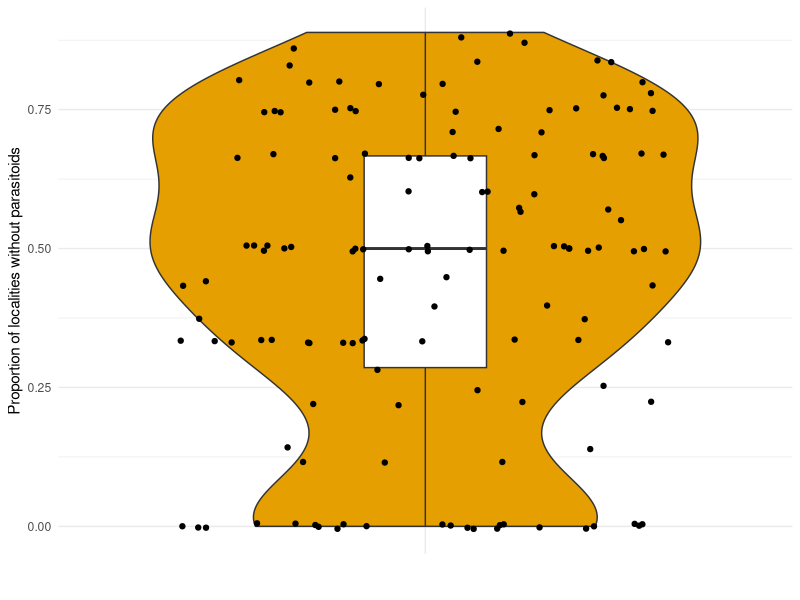
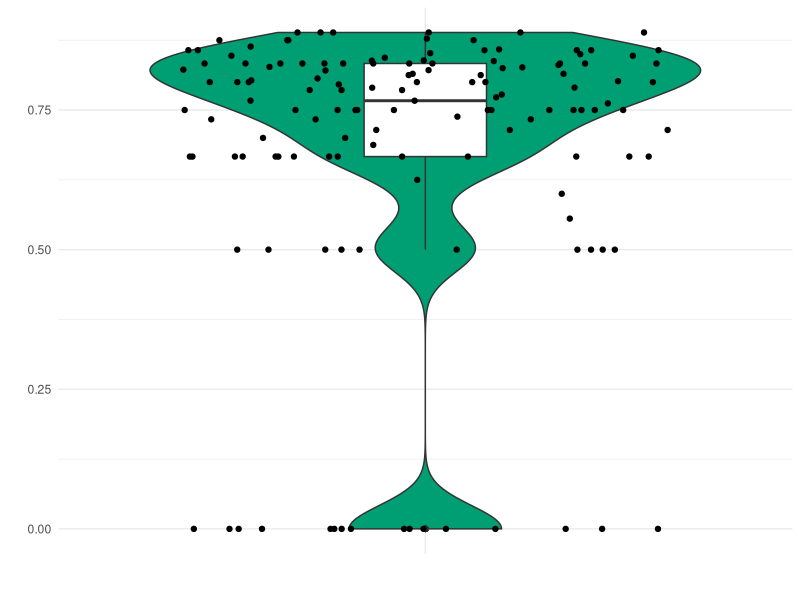
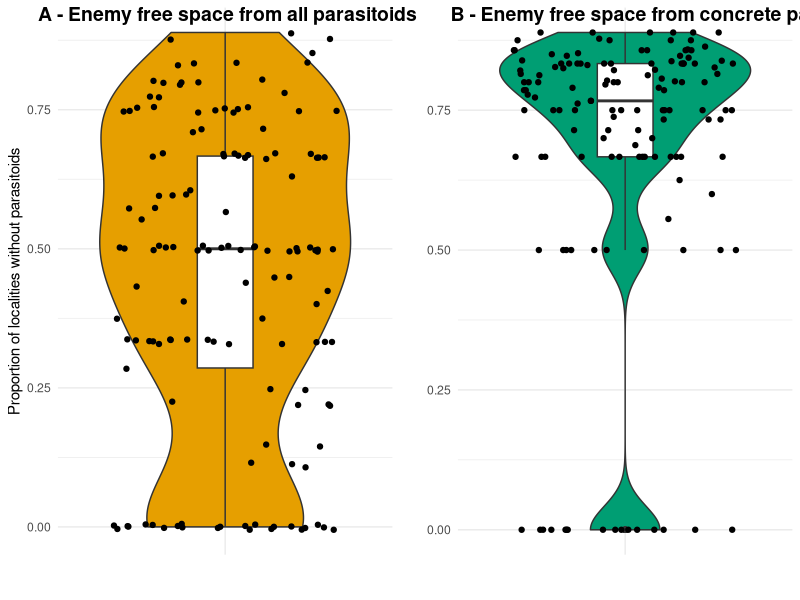

Here is the R script that generated these plots, in order: (Note: this script raises an error after producing the figures.)
## ---- chunk 1
# Load necessary libraries
library(tidyverse)
library(dplyr)
library(writexl)
library(ggplot2)
library(ggpubr)

#----------------------------------------------------------#
# 1. Load data -----
#----------------------------------------------------------#

data_master <-
  readr::read_delim(
    here::here(
      "DATA/MASTER.csv"
    )
  ) %>%
  tibble::as_tibble()

data_work <- data_master %>% 
    dplyr:: filter(locality != "Ohu2")

#----------------------------------------------------------#
# 2. Data wrangling -----
#----------------------------------------------------------#

data_work <-
  data_master %>%
  dplyr::select(
    locality,
    plant,
    CAT_sp,
    PAR_sp
  )

#----------------------------------------------------------#
# 2. Table with ENEMY FREE SPACE from original data for each caterpillar species -----
#----------------------------------------------------------#
interaction_summary <- data_work %>%
  dplyr::group_by(CAT_sp, PAR_sp) %>%
  # Total localities where the caterpillar is found
  dplyr::summarize(
    total_localities = dplyr::n_distinct(locality),
    # Localities where the caterpillar is parasitized (PAR_sp is not NA or empty)
    cat_parasitised = dplyr::n_distinct(locality[!is.na(PAR_sp) & PAR_sp != ""]),
    # Localities where the caterpillar is detected but not parasitized
    detected_no_par_localities = dplyr::n_distinct(locality) - dplyr::n_distinct(locality[!is.na(PAR_sp) & PAR_sp != ""]),
    # Localities where the caterpillar is not parasitized (PAR_sp is NA or empty)
    cat_available_without_par = dplyr::n_distinct(locality[is.na(PAR_sp) | PAR_sp == ""]),
    # poměr počet lokalit bez parazitoidů/celkovým počtem lokalit
    EFS_ratio = detected_no_par_localities/total_localities
  ) 

interaction_summary_C <- data_work %>%
  dplyr::group_by(CAT_sp) %>%
  # Total localities where the caterpillar is found
  dplyr::summarize(
    total_localities = dplyr::n_distinct(locality),
    # Localities where the caterpillar is parasitized (PAR_sp is not NA or empty)
    cat_parasitised = dplyr::n_distinct(locality[!is.na(PAR_sp) & PAR_sp != ""]),
    # Localities where the caterpillar is detected but not parasitized
    detected_no_par_localities = dplyr::n_distinct(locality) - dplyr::n_distinct(locality[!is.na(PAR_sp) & PAR_sp != ""]),
    # Localities where the caterpillar is not parasitized (PAR_sp is NA or empty)
    cat_available_without_par = dplyr::n_distinct(locality[is.na(PAR_sp) | PAR_sp == ""]),
    # poměr počet lokalit bez parazitoidů/celkovým počtem lokalit
    EFS_ratio = detected_no_par_localities/total_localities
  ) 



# Caterpillar species without parasitoids in metaweb
tab_EFS_orig <- interaction_summary %>%
  dplyr:: filter(cat_parasitised>0) %>% 
  select(CAT_sp, PAR_sp, total_localities)
 # write_xlsx(tab_EFS_orig, "tab_EFS_orig.xlsx")

# Prepare tables only with caterpillars, which have parasitoid
interaction_summary_A <- data_work %>%
  dplyr::group_by(CAT_sp,PAR_sp) %>%
  # Total localities where the caterpillar is found
  dplyr::summarize(
    total_localities = dplyr::n_distinct(locality),
    # Localities where the caterpillar is parasitized (PAR_sp is not NA or empty)
    cat_parasitised = dplyr::n_distinct(locality[!is.na(PAR_sp) & PAR_sp != ""]),
    # Localities where the caterpillar is detected but not parasitized
    detected_no_par_localities = dplyr::n_distinct(locality) - dplyr::n_distinct(locality[!is.na(PAR_sp) & PAR_sp != ""]),
    # Localities where the caterpillar is not parasitized (PAR_sp is NA or empty)
    cat_available_without_par = dplyr::n_distinct(locality[is.na(PAR_sp) | PAR_sp == ""]),
    # poměr počet lokalit bez parazitoidů/celkovým počtem lokalit
    EFS_ratio = detected_no_par_localities/total_localities
  ) 



# Function to create a table of caterpillar species with and without parasitoids
create_caterpillar_parasitoid_table <- function(data) {
  # Create a summary table
  table <- interaction_summary_A %>%
    group_by(CAT_sp) %>%
    summarize(has_parasitoid = ifelse(any(!is.na(PAR_sp) & PAR_sp != ""), "Yes", "No")) %>%
    arrange(desc(has_parasitoid)) # Sort by whether or not they have a parasitoid
  return(table)
}
caterpillar_parasitoid_table <- create_caterpillar_parasitoid_table(interaction_summary_B)
caterpillar_parasitoid_table <- caterpillar_parasitoid_table  %>% 
  filter(has_parasitoid == "Yes")


data_work_B <- data_work %>% 
  filter(CAT_sp %in% caterpillar_parasitoid_table$CAT_sp[caterpillar_parasitoid_table$has_parasitoid == "Yes"])


########################################################
########################################################
#########################################



interaction_summary_B <- data_work_B %>%
  dplyr::group_by(CAT_sp,PAR_sp) %>%
  # Total localities where the caterpillar is found
  dplyr::summarize(
    total_localities = dplyr::n_distinct(locality),
    # Localities where the caterpillar is parasitized (PAR_sp is not NA or empty)
    cat_parasitised = dplyr::n_distinct(locality[!is.na(PAR_sp) & PAR_sp != ""]),
    # Localities where the caterpillar is detected but not parasitized
    detected_no_par_localities = dplyr::n_distinct(locality) - dplyr::n_distinct(locality[!is.na(PAR_sp) & PAR_sp != ""]),
    # Localities where the caterpillar is not parasitized (PAR_sp is NA or empty)
    cat_available_without_par = dplyr::n_distinct(locality[is.na(PAR_sp) | PAR_sp == ""]),
    # poměr počet lokalit bez parazitoidů/celkovým počtem lokalit
    EFS_ratio = detected_no_par_localities/total_localities
  ) 



Original_data_cat <- data_work_B %>%
  dplyr::group_by(CAT_sp) %>%
  # Total localities where the caterpillar is found
 dplyr::summarize(
     total_localities = dplyr::n_distinct(locality),
     # Localities where the caterpillar is parasitized (PAR_sp is not NA or empty)
     cat_parasitised = dplyr::n_distinct(locality[!is.na(PAR_sp) & PAR_sp != ""]),
     # Localities where the caterpillar is detected but not parasitized
     detected_no_par_localities = dplyr::n_distinct(locality) - dplyr::n_distinct(locality[!is.na(PAR_sp) & PAR_sp != ""]),
     # Localities where the caterpillar is not parasitized (PAR_sp is NA or empty)
     cat_available_without_par = dplyr::n_distinct(locality[is.na(PAR_sp) | PAR_sp == ""]),
     # poměr počet lokalit bez parazitoidů/celkovým počtem lokalit
     EFS_ratio = detected_no_par_localities/total_localities
   ) 

# table with information about EFS for each caterpillar species
tab_CAT <- Original_data_cat %>% 
  select(CAT_sp, total_localities,detected_no_par_localities, EFS_ratio)

# table with information about EFS for each caterpillar AND parasitoid species
tab_PAR <- interaction_summary_B %>% 
  select(CAT_sp, PAR_sp, total_localities) %>% 
  dplyr::rename(loc_par = total_localities)

# table with information about EFS for each caterpillar AND parasitoid species, caterpillars without parasitoids are removed from this table
tab_merged <-tab_CAT %>% 
  dplyr::left_join(
    tab_PAR,
    by = "CAT_sp"
  ) %>% 
  dplyr:: mutate(EFS_par = (total_localities - loc_par) / total_localities) %>% 
  dplyr:: filter(!is.na(PAR_sp))

  
# table with means from tab_merged

tab_mean_EFS <- tab_merged %>%
  dplyr::group_by(CAT_sp) %>% 
  dplyr:: summarise(
    EFS_cat_mean = mean(EFS_ratio, na.rm = TRUE),
    EFS_par_mean = mean(EFS_par, na.rm = TRUE))

summary_long_EFS <-
  tab_mean_EFS %>%
  tidyr::pivot_longer(
    cols = c(EFS_cat_mean, EFS_par_mean),
    names_to = "group",
    values_to = "mean_localities"
  )

A_EFS <- summary_long_EFS %>% 
  dplyr:: filter(group== "EFS_cat_mean")
B_EFS <- summary_long_EFS %>% 
  dplyr:: filter(group== "EFS_par_mean")


EFS_A <-
  ggplot(A_EFS, aes(x = group, y = mean_localities, fill = group)) +
  geom_violin() +
  geom_boxplot(width = 0.2, fill = "white") +
  geom_jitter() +
  scale_fill_manual(values = c( "#E69F00")) +
  scale_x_discrete(labels = c("")) + # Colorblind-friendly colors
  labs(
    x = "",
    y = "Proportion of localities without parasitoids",
    title = ""
  +
  coord_cartesian(ylim = c(0, 1)) ) +
  theme_minimal() +
  theme(legend.position = "none",axis.text.x = element_text(color = "black")) ;EFS_A

EFS_B <-
  ggplot(B_EFS, aes(x = group, y = mean_localities, fill = group)) +
  geom_violin() +
  geom_boxplot(width = 0.2, fill = "white") +
  geom_jitter() +
  scale_fill_manual(values = c( "#009E73")) +
  scale_x_discrete(labels = c("")) +
  labs(
    x = "",
    y = "",
    title = ""
  +
  coord_cartesian(ylim = c(0, 1)) ) +
  theme_minimal() +
  theme(legend.position = "none",axis.text.x = element_text(color = "black")) ;EFS_B

EFS_combined_plot <- ggarrange(
  ggarrange(
    EFS_A, EFS_B, 
    ncol = 2, 
    labels = c("A - Enemy free space from all parasitoids", 
               "B - Enemy free space from concrete parasitoid species"),
    hjust = -0.1  # Záporná hodnota zarovná text více vlevo
  )
)

EFS_combined_plot
ggplot2::ggsave(
  plot = EFS_combined_plot,
  filename = here::here("output", "EFS_means.png"),
  bg = "white"
)

 


EFS_mean <- Original_data_cat %>%
dplyr::summarise(
    prumer = mean(EFS_ratio, na.rm = TRUE)); EFS_mean

EFS_mean_par <- tab_mean_EFS %>%
dplyr::summarise(
    prumer = mean(EFS_par_mean, na.rm = TRUE)); EFS_mean_par


EFS_median <- Original_data_cat %>%
dplyr::summarise(
    median = median(EFS_ratio, na.rm = TRUE));EFS_median
## ---- chunk 2
# Summary of data
data_locality_summary <-
  data_work_B %>%
  dplyr::group_by(locality) %>%
  dplyr::summarise(
    num_caterpillar_species = dplyr::n_distinct(CAT_sp, na.rm = TRUE),
    num_parasitoid_species = dplyr::n_distinct(PAR_sp, na.rm = TRUE)
  ) %>%
  dplyr::mutate(
    abundance_caterpillars = purrr::map_dbl(
      .x = locality,
      .f = ~ data_work_B %>%
        dplyr::filter(locality == .x) %>%
        tidyr::drop_na(CAT_sp) %>%
        dplyr::select(CAT_sp) %>%
        nrow()
    ),
    abundance_parasitoids = purrr::map_dbl(
      .x = locality,
      .f = ~ data_work_B %>%
        dplyr::filter(locality == .x) %>%
        tidyr::drop_na(PAR_sp) %>%
        dplyr::select(PAR_sp) %>%
        nrow()
    )
  )

# Merge the data

merged_data <-
  data_work_B %>%
  dplyr::left_join(
    data_locality_summary,
    by = "locality"
  )

# Step 1: Function to subsample data and compute interactions


subsample_data <- function(data_community, data_locality, replace = TRUE) {
  subsampled_data <-
    data_locality %>%
    dplyr::select(locality, abundance_caterpillars) %>%
    dplyr::mutate(
      data_subsampled = purrr::map(
        .x = abundance_caterpillars,
        .f = ~ dplyr::sample_n(
          data_community,
          size = .x,
          replace = replace
        ) %>%
          dplyr::select(-locality)
      )
    ) %>%
    tidyr::unnest(data_subsampled)

  return(subsampled_data)
}




group_subsample_data <- function(data_source) {
  # Summarize subsampled interactions (including caterpillars without parasitoids)
  subsampled_interaction_summary <-
    data_source %>%
    dplyr::group_by(CAT_sp) %>%
    dplyr::summarise(
      .groups = "drop",
        # Number of distinct localities
      total_localities = dplyr::n_distinct(locality, na.rm = TRUE), 
      # Localities where the caterpillar is parasitized (PAR_sp is not NA or empty)
      cat_parasitised = dplyr::n_distinct(locality[!is.na(PAR_sp) & PAR_sp != ""]),
      # Localities where the caterpillar is detected but not parasitized
      no_para = total_localities - cat_parasitised, # First calculate detected_no_par_localities
      # Ratio of localities without parasitoids to total localities
      sub_EFS_ratio = no_para / total_localities # Now use detected_no_par_localities
    )

  return(subsampled_interaction_summary)
}


# Step 2: Repeat subsampling 99 times and store results
set.seed(1234)
list_subsampled_B <-
  purrr::map(
    .progress = TRUE,
    .x = 1:999,
    .f = ~ subsample_data(data_work_B, data_locality_summary)
  )

subsampled_results_B <-
  purrr::map(
    .progress = TRUE,
    .x = list_subsampled_B,
    .f = ~ group_subsample_data(.x)
  ) %>%
  dplyr::bind_rows(.id = "iteration")

# Step 4: Calculate the mean interactions across all 99 iterations
mean_subsampled_interactions_B <-
  subsampled_results_B %>%
  dplyr::group_by(CAT_sp) %>%     ###################### BEZ PAR!
  dplyr::summarise(
    .groups = "drop",
    mean_total_sub_localities = mean(total_localities, na.rm = TRUE), # Mean number of localities
    mean_sub_cat_parasitised = mean(cat_parasitised, na.rm = TRUE),
    mean_sub_EFS = mean(sub_EFS_ratio, na.rm= TRUE),
    mean_sub_detected_no_par_localitites = mean(no_para, na.rm= TRUE)
  )


# Step 5: Add the mean interactions to the original table
final_merged_summary <-
  Original_data_cat %>%
  dplyr::full_join(
    mean_subsampled_interactions_B,
    by = c("CAT_sp")
  )
# View the final result
#print(final_merged_summary)

writexl::write_xlsx(
  final_merged_summary,
  here::here("output", "final_merged_summary_replace_TRUE.xlsx")
)


# Step 6: Summarize data for each caterpillar species (regardless of parasitoid)
summary_caterpillar <-
  final_merged_summary %>%
  dplyr::group_by(CAT_sp) %>%
  dplyr::summarise(
    .groups = "drop",
    localitites_orig = mean(total_localities, na.rm = TRUE),
    parasitised_orig = mean (cat_parasitised, na.rm = TRUE),
    EFS_orig = mean (EFS_ratio, na.rm = TRUE),
    localities_sub = mean(mean_total_sub_localities, na.rm = TRUE),
    parasitised_sub = mean(mean_sub_cat_parasitised, na.rm = TRUE),
    EFS_sub = mean(mean_sub_EFS, na.rm = TRUE)
  )

# Reshape the data into long format for easier plotting
summary_long <-
  summary_caterpillar %>%
  tidyr::pivot_longer(
    cols = c(localitites_orig, parasitised_orig, EFS_orig,localities_sub,parasitised_sub,EFS_sub),
    names_to = "group",
    values_to = "mean_localities"
  )

# Create the boxplot with y-axis limits set to 0-8
summary_long$group <- factor(summary_long$group, levels = c("localitites_orig","localities_sub", "parasitised_orig","parasitised_sub", "EFS_orig","EFS_sub"))
p1 <-
  ggplot(summary_long, aes(x = group, y = mean_localities, fill = group)) +
  geom_violin() +
  geom_boxplot(width = 0.2, fill = "white") +
  geom_jitter() +
  scale_fill_manual(values = c( "#E69F00",  "#009E73","#D55E00","#56B4E9", "#999999", "#CC79A7" )) + # Colorblind-friendly colors
  labs(
    x = "Group",
    y = "Mean Number of Localities",
    title = "Enemy free space for caterpillars"
  ) +
  coord_cartesian(ylim = c(0, 9)) + # Set y-axis limits
  scale_y_continuous(
    breaks = seq(1, 9, 1)
  ) +
  theme_minimal() +
  theme(legend.position = "none")

ggplot2::ggsave(
  plot = p1,
  filename = here::here("output", "mean_localities_boxplot_replace_TRUE.png"),
  bg = "white"
)

summary_long_2 <- summary_long %>% 
   filter(group %in% c("EFS_orig", "EFS_sub"))

t_test_result <- t.test(mean_localities ~ group, data = summary_long_2)

p2 <-
  ggplot(summary_long_2, aes(x = group, y = mean_localities, fill = group)) +
  geom_violin() +
  geom_boxplot(width = 0.2, fill = "white") +
  geom_jitter() +
  scale_fill_manual(values = c( "#E69F00",  "#009E73" )) + # Colorblind-friendly colors
  labs(
    x = "Group",
    y = "Mean Number of Localities",
    title = "Enemy free space for caterpillars (number of localities without parasitoids/detected localities) "
  ) +
  theme_minimal() +
  theme(legend.position = "none")

ggplot2::ggsave(
  plot = p2,
  filename = here::here("output", "EFS.png"),
  bg = "white"
)
